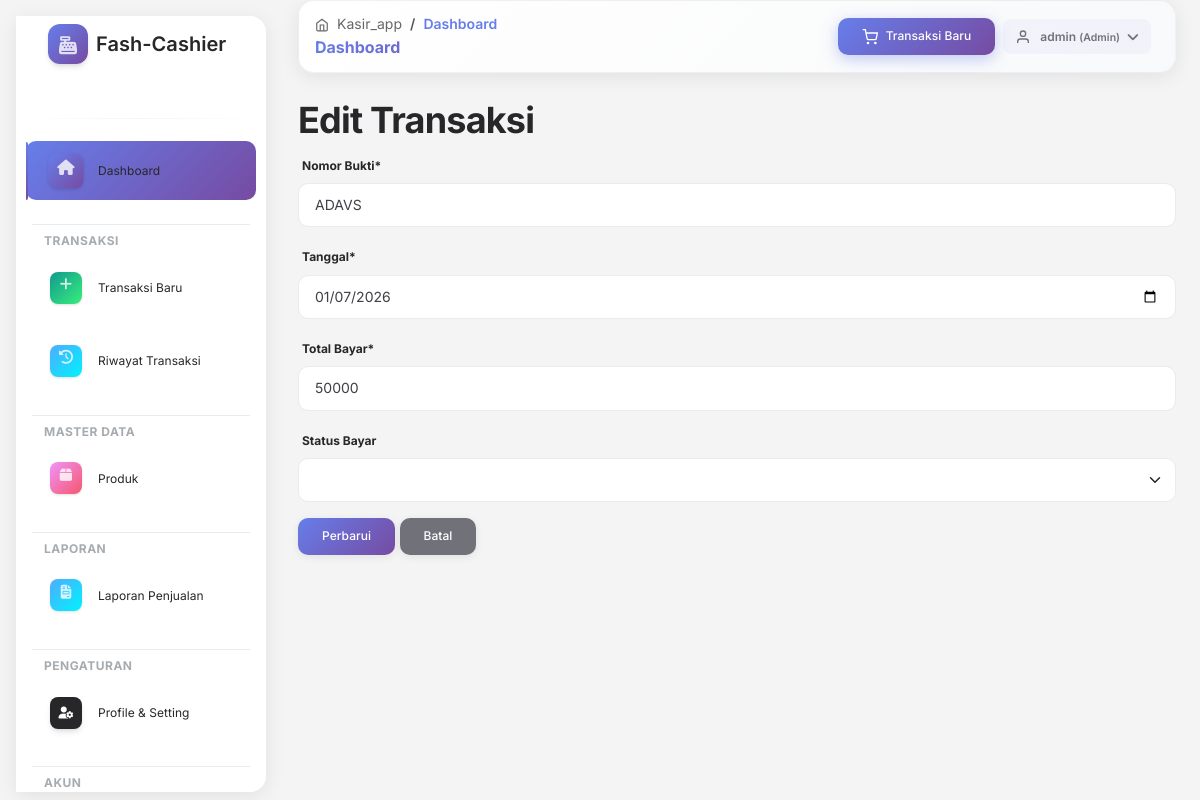
Screenshot of /transaksi/edit.php?id=15 (signed in) with the database file from the repository.
### tables this page shows
CREATE TABLE `transaksi` (
  `id` int(11) NOT NULL,
  `nomor_bukti` varchar(30) NOT NULL,
  `tanggal` date NOT NULL,
  `total_bayar` int(11) NOT NULL,
  `diskon` decimal(10,2) DEFAULT 0.00,
  `uang_bayar` decimal(10,2) DEFAULT 0.00,
  `kembalian` decimal(10,2) DEFAULT 0.00,
  `status_bayar` enum('BELUM LUNAS','LUNAS') DEFAULT 'BELUM LUNAS'
);

### transaksi/edit.php (the view, shortened to what this page needs)
<?php
require_once '../config/database.php';
$id = (int)($_GET['id'] ?? 0);
$stmt = mysqli_prepare($connection, "SELECT * FROM `transaksi` WHERE id = ?");
mysqli_stmt_bind_param($stmt, "i", $id);
mysqli_stmt_execute($stmt);
$transaksi = mysqli_fetch_assoc(mysqli_stmt_get_result($stmt));
?>
<?php include '../views/'.$THEME.'/header.php'; ?>
<?php include '../views/'.$THEME.'/sidebar.php'; ?>
<?php include '../views/'.$THEME.'/topnav.php'; ?>
<?php include '../views/'.$THEME.'/upper_block.php'; ?>
<h2>Edit Transaksi</h2>
<form method="POST">
                <div class="mb-3">
<label class="form-label">Nomor Bukti*</label>
<input type="text" name="nomor_bukti" class="form-control" value="<?= htmlspecialchars($transaksi['nomor_bukti']) ?>" required>
</div>
                <div class="mb-3">
<label class="form-label">Tanggal*</label>
<input type="date" name="tanggal" class="form-control" value="<?= $transaksi['tanggal'] ?>" required>
</div>
                <div class="mb-3">
<label class="form-label">Total Bayar*</label>
<input type="number" name="total_bayar" class="form-control" value="<?= $transaksi['total_bayar'] ?>" required>
</div>
                <div class="mb-3">
<label class="form-label">Status Bayar</label>
<select name="status_bayar" class="form-select">
</select>
</div>
<button type="submit" class="btn btn-primary">Perbarui</button>
<a href="index.php" class="btn btn-secondary">Batal</a>
</form>
<?php include '../views/'.$THEME.'/lower_block.php'; ?>
<?php include '../views/'.$THEME.'/footer.php'; ?>

### views/soft-ui/header.php (style rules this page uses)
:root { --primary-gradient: linear-gradient(135deg, #667eea 0%, #764ba2 100%); --success-gradient: linear-gradient(135deg, #11998e 0%, #38ef7d 100%); --info-gradient: linear-gradient(135deg, #4facfe 0%, #00f2fe 100%); --warning-gradient: linear-gradient(135deg, #f093fb 0%, #f5576c 100%); --transition-slow: all 0.4s cubic-bezier(0.4, 0, 0.2, 1); --transition-fast: all 0.2s ease; --shadow-sm: 0 2px 8px rgba(0,0,0,0.08); --shadow-md: 0 4px 16px rgba(0,0,0,0.12); --shadow-lg: 0 8px 32px rgba(0,0,0,0.15); --shadow-xl: 0 20px 40px rgba(0,0,0,0.2); }
body { font-family: 'Inter', -apple-system, BlinkMacSystemFont, 'Segoe UI', Roboto, 'Helvetica Neue', Arial, sans-serif; transition: var(--transition-slow); overflow-x: hidden; background-color: #f8f9fa !important; }
body.g-sidenav-show { animation: fadeIn 0.5s ease-out; }
.btn { border-radius: 10px !important; transition: var(--transition-slow); text-transform: capitalize; font-weight: 500; padding: 0.625rem 1.5rem; box-shadow: var(--shadow-sm); }
.btn-primary { background: var(--primary-gradient) !important; border: none !important; }
.form-control, .form-select { border-radius: 10px !important; border: 1px solid #e9ecef !important; padding: 0.625rem 1rem !important; transition: var(--transition-fast); }
a { transition: var(--transition-fast); text-decoration: none; }

### rows the page displays
transaksi: nomor_bukti "ADAVS", tanggal "01/07/2026", total_bayar "50000"

### other values shown
$page_title "Dashboard"
$_SESSION['username'] "admin"
$_SESSION['role'] "Admin"
